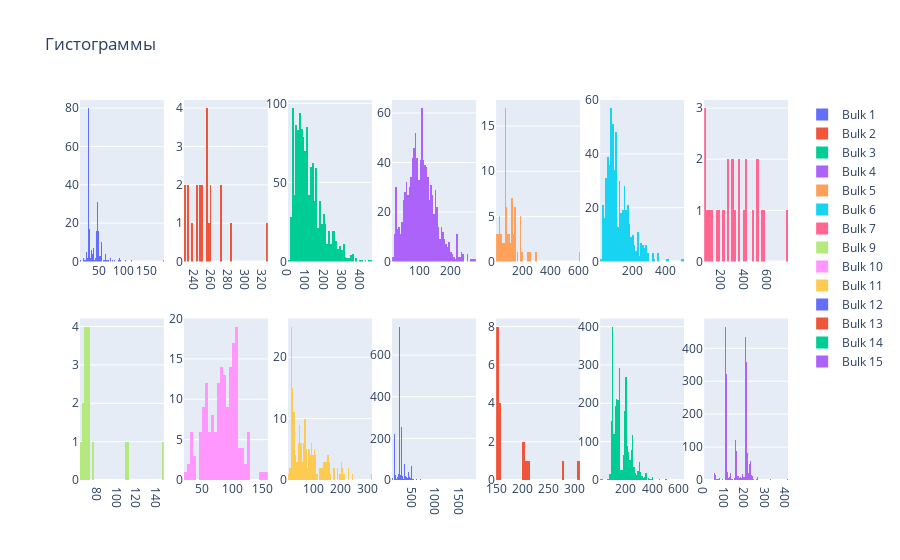

The cell this chart's notebook holds for it:
### Code cell
fig = make_subplots(rows=2, cols=7)

for i, col in enumerate(data_bulk_hist.columns):
    fig.add_trace(
        go.Histogram(x=data_bulk_hist[col], name=col),
        row=int(i/7)+1, col=i%7+1
    )
  
fig.update_layout(
  title_text='Гистограммы')
fig.show()

### Figure 1 — Plotly figure (JSON) as saved in the notebook; plotly's stock layout.template omitted (floating-point values rounded to 4 significant figures; data arrays with more than 128 entries replaced by an {"elided": "..."} marker saying what was removed)
{"data": [{"name": "Bulk 1", "type": "histogram", "x": {"elided": "3129 int values"}, "xaxis": "x", "yaxis": "y"}, {"name": "Bulk 2", "type": "histogram", "x": {"elided": "3129 int values"}, "xaxis": "x2", "yaxis": "y2"}, {"name": "Bulk 3", "type": "histogram", "x": {"elided": "3129 int values"}, "xaxis": "x3", "yaxis": "y3"}, {"name": "Bulk 4", "type": "histogram", "x": {"elided": "3129 int values"}, "xaxis": "x4", "yaxis": "y4"}, {"name": "Bulk 5", "type": "histogram", "x": {"elided": "3129 int values"}, "xaxis": "x5", "yaxis": "y5"}, {"name": "Bulk 6", "type": "histogram", "x": {"elided": "3129 int values"}, "xaxis": "x6", "yaxis": "y6"}, {"name": "Bulk 7", "type": "histogram", "x": {"elided": "3129 int values"}, "xaxis": "x7", "yaxis": "y7"}, {"name": "Bulk 9", "type": "histogram", "x": {"elided": "3129 int values"}, "xaxis": "x8", "yaxis": "y8"}, {"name": "Bulk 10", "type": "histogram", "x": {"elided": "3129 int values"}, "xaxis": "x9", "yaxis": "y9"}, {"name": "Bulk 11", "type": "histogram", "x": {"elided": "3129 int values"}, "xaxis": "x10", "yaxis": "y10"}, {"name": "Bulk 12", "type": "histogram", "x": {"elided": "3129 int values"}, "xaxis": "x11", "yaxis": "y11"}, {"name": "Bulk 13", "type": "histogram", "x": {"elided": "3129 int values"}, "xaxis": "x12", "yaxis": "y12"}, {"name": "Bulk 14", "type": "histogram", "x": {"elided": "3129 int values"}, "xaxis": "x13", "yaxis": "y13"}, {"name": "Bulk 15", "type": "histogram", "x": {"elided": "3129 int values"}, "xaxis": "x14", "yaxis": "y14"}], "layout": {"title": {"text": "Гистограммы"}, "xaxis": {"anchor": "y", "domain": [0, 0.1184]}, "xaxis10": {"anchor": "y10", "domain": [0.2939, 0.4122]}, "xaxis11": {"anchor": "y11", "domain": [0.4408, 0.5592]}, "xaxis12": {"anchor": "y12", "domain": [0.5878, 0.7061]}, "xaxis13": {"anchor": "y13", "domain": [0.7347, 0.8531]}, "xaxis14": {"anchor": "y14", "domain": [0.8816, 1.0]}, "xaxis2": {"anchor": "y2", "domain": [0.1469, 0.2653]}, "xaxis3": {"anchor": "y3", "domain": [0.2939, 0.4122]}, "xaxis4": {"anchor": "y4", "domain": [0.4408, 0.5592]}, "xaxis5": {"anchor": "y5", "domain": [0.5878, 0.7061]}, "xaxis6": {"anchor": "y6", "domain": [0.7347, 0.8531]}, "xaxis7": {"anchor": "y7", "domain": [0.8816, 1.0]}, "xaxis8": {"anchor": "y8", "domain": [0, 0.1184]}, "xaxis9": {"anchor": "y9", "domain": [0.1469, 0.2653]}, "yaxis": {"anchor": "x", "domain": [0.575, 1]}, "yaxis10": {"anchor": "x10", "domain": [0, 0.425]}, "yaxis11": {"anchor": "x11", "domain": [0, 0.425]}, "yaxis12": {"anchor": "x12", "domain": [0, 0.425]}, "yaxis13": {"anchor": "x13", "domain": [0, 0.425]}, "yaxis14": {"anchor": "x14", "domain": [0, 0.425]}, "yaxis2": {"anchor": "x2", "domain": [0.575, 1]}, "yaxis3": {"anchor": "x3", "domain": [0.575, 1]}, "yaxis4": {"anchor": "x4", "domain": [0.575, 1]}, "yaxis5": {"anchor": "x5", "domain": [0.575, 1]}, "yaxis6": {"anchor": "x6", "domain": [0.575, 1]}, "yaxis7": {"anchor": "x7", "domain": [0.575, 1]}, "yaxis8": {"anchor": "x8", "domain": [0, 0.425]}, "yaxis9": {"anchor": "x9", "domain": [0, 0.425]}}}
